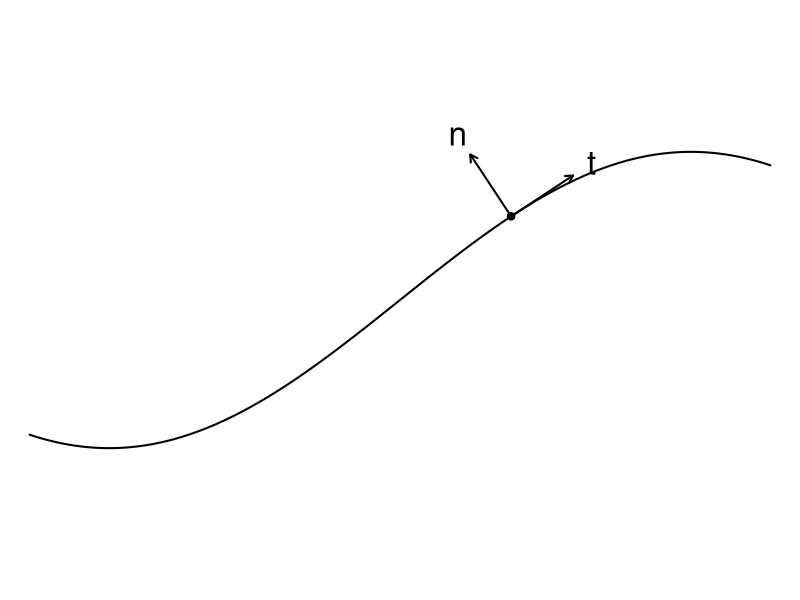

Recreate this plot in R.
setwd("C:/Users/18904/Github/differential-geometry/codes")
if(!dir.exists("data"))dir.create("data")
if(!dir.exists("../figures"))dir.create("../figures")
draw1=function(){
  par(mar=c(0,0,0,0))
  x=seq(-2,2,length.out=200);y=0.8*sin(x)
  plot(x,y,type="l",lwd=2,xlab="x",ylab="y",asp=1,axes=FALSE)
  x0=0.6;y0=0.8*sin(x0)
  points(x0,y0,pch=19)
  dx=1;dy=0.8*cos(x0)
  len_t=sqrt(dx^2+dy^2)
  t_x=dx/len_t;t_y=dy/len_t
  n_x=-t_y;n_y=t_x
  scale=0.4
  arrows(x0,y0,x0+scale*t_x,y0+scale*t_y,lwd=2,length=0.08)
  arrows(x0,y0,x0+scale*n_x,y0+scale*n_y,lwd=2,length=0.08)
  text(x0+scale*t_x*1.3,y0+scale*t_y*1.3,"t",cex=2)
  text(x0+scale*n_x*1.3,y0+scale*n_y*1.3,"n",cex=2)
}
pdf("../figures/frenet_2d.pdf",width=7,height=6)
draw1()
dev.off()
svglite::svglite("../figures/frenet_2d.svg",width=7,height=6)
draw1()
dev.off()
